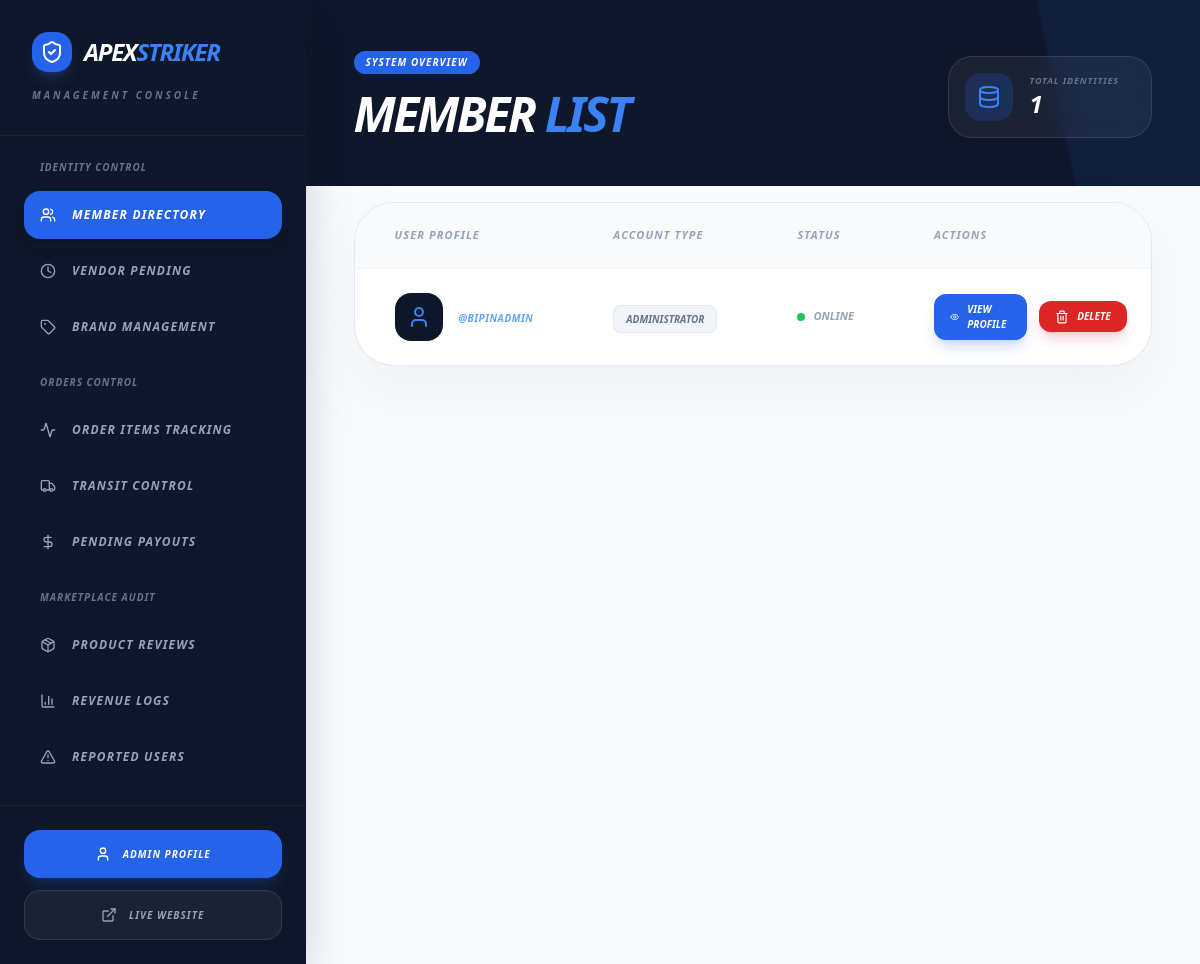
Before: /dashboard/admin/ (signed in) with the older database file.
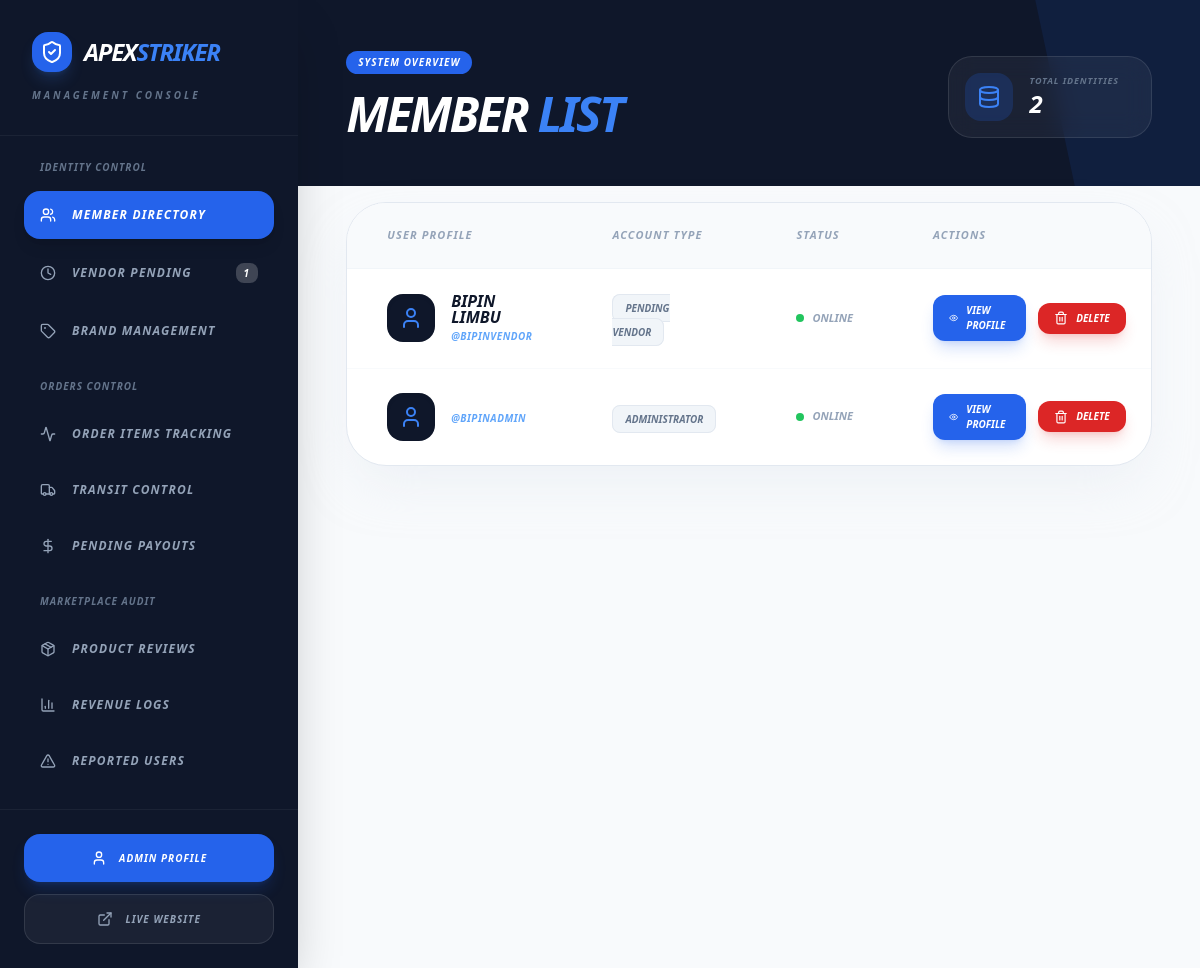
After: the same page with the newer database file.
### as_app/models.py (models this page shows, shortened)
class User(AbstractUser):
    class Role(models.TextChoices):
        ADMIN = 'admin', 'Admin'
        VENDOR = 'vendor', 'Vendor'
        CUSTOMER = 'customer', 'Customer'
    phone = models.CharField(max_length=20, blank=True)
    address = models.TextField(blank=True)
    role = models.CharField(max_length=20, choices=Role.choices, default=Role.CUSTOMER)
    profile_picture = models.ImageField(upload_to='images/user/', blank=True, null=True)
    auth_token = models.CharField(max_length=255, blank=True, null=True)
    is_verified = models.BooleanField(default=False)

### as_app/views/dashboard.py (the view, shortened to what this page needs)
# urls.py: path('dashboard/admin/', admin_dashboard_view, name='admin_dashboard'),
@login_required
def admin_dashboard_view(request):
    if request.user.role != 'admin':
        messages.error(request, "You are not authorized to access the admin dashboard.")
        return redirect('/')
    section = request.GET.get('section', 'member-list')
    context = {
        'section' : section,
        'total_pending_vendors': Vendor.objects.filter(status=Vendor.Status.PENDING).count(),
        'total_pending_payouts': Disbursement.objects.filter(is_transferred=False).count(),
        'total_products_reviews': 350,
        'total_admin_revenue': sum(disbursement.admin_commission for disbursement in Disbursement.objects.filter(is_transferred=True)),
        'total_vendor_revenue': sum(disbursement.payout_amount for disbursement in Disbursement.objects.filter(is_transferred=True)),
        'total_revenue': sum(disbursement.total_amount for disbursement in Disbursement.objects.filter(is_transferred=True)),
        'total_reported_users': Report.objects.filter(is_resolved=False).count(),
    }
    if section == 'member-list':
        context['members'] = User.objects.all().order_by('-date_joined')
    elif section == 'pending-vendors':
        context['vendors'] = Vendor.objects.filter(status=Vendor.Status.PENDING).order_by('-requested_on')
    elif section == 'brand-management':
        context['brands'] = Brand.objects.all()
    elif section == 'shipping-control':
        context['shipping_orders'] = Order.objects.all().order_by('-created_at')
    elif section == 'pending-payout':
        context['pending_payouts'] = Disbursement.objects.filter(is_transferred=False).order_by('-created_at')
    elif section == 'product-reviews':
        context['product_reviews'] = Review.objects.all().order_by('-created_at')
    elif section == 'revenue-logs':
        context['revenue_logs'] = Disbursement.objects.filter(is_transferred=True).order_by('-created_at')
    elif section == 'reported-users':
        context['reported_users'] = Report.objects.all().order_by('-created_at')
    return render(request, 'dashboard/admin_dashboard.html', context)

### as_app/templates/dashboard/admin_dashboard.html (shortened to what the changed rows need)
<!DOCTYPE html>
<html lang="en">
<head>
    {% load static %}
    <link href="{% static 'css/styles.css' %}" rel="stylesheet" />
</head>
<body class="bg-slate-50 flex min-h-screen overflow-hidden">
    <aside class="w-80 bg-slate-900 text-white flex flex-col shadow-2xl relative z-30">
        <div class="p-8 border-b border-white/5">
            <div class="flex items-center gap-3">
                <h1 class="text-2xl font-black italic tracking-tighter uppercase">
                    Apex<span class="text-blue-500">Striker</span>
                </h1>
            </div>
        </div>
        <nav class="flex-grow p-6 space-y-6 overflow-y-auto">
            <div class="space-y-2">
                <a href="?section=pending-vendors" class="flex items-center gap-4 px-4 py-4 rounded-2xl {% if section == 'pending-vendors' %}bg-blue-600 text-white shadow-lg{% else %}text-slate-400 hover:bg-blue-600 hover:text-white{% endif %} font-black italic uppercase text-xs tracking-widest transition-all mt-1 group">
                    <i data-lucide="clock" class="w-4 h-4 group-hover:scale-110 transition-transform"></i>
                    Vendor Pending
                    {% if total_pending_vendors > 0 %}
                        <span class="ml-auto bg-white/20 text-white px-2 py-0.5 rounded-lg text-[10px]"> {{ total_pending_vendors }}</span>
                    {% endif %}
                </a>
            </div>
        </nav>
    </aside>
    <main class="flex-grow flex flex-col h-screen overflow-y-auto">
        {% if section == 'member-list' or not section %}
        {% include 'dashboard/admin/_member_list.html' %}
        {% elif section == 'pending-vendors' %}
        {% include 'dashboard/admin/_pending_vendors.html' %}
        {% elif section == 'brand-management' %}
        {% include 'dashboard/admin/_brand_management.html' %}
        {% elif section == 'order-items-tracking' %}
        {% include 'dashboard/admin/_order_items_tracking.html' %}
        {% elif section == 'shipping-control' %}
        {% include 'dashboard/admin/_shipping_control.html' %}
        {% elif section == 'pending-payout' %}
        {% include 'dashboard/admin/_pending_payout.html' %}
        {% elif section == 'product-reviews' %}
        {% include 'dashboard/admin/_product_reviews.html' %}
        {% elif section == 'revenue-logs' %}
        {% include 'dashboard/admin/_revenue_logs.html' %}
        {% elif section == 'reported-users' %}
        {% include 'dashboard/admin/_reported_users.html' %}
        {% endif %}
    </main>
</body>
</html>

### as_app/templates/dashboard/admin/_member_list.html (shortened to what the changed rows need)
<div class="bg-slate-900 p-12 relative overflow-hidden">
        <div class="relative z-10 flex justify-between items-end">
            <div>
                <h2 class="text-5xl font-black text-white italic uppercase tracking-tighter">Member <span class="text-blue-500">List</span></h2>
            </div>
            <div class="bg-white/5 border border-white/10 p-4 rounded-3xl backdrop-blur-md flex items-center gap-4">
                <div class="pr-4">
                    <p class="text-[9px] font-black text-slate-500 uppercase italic tracking-widest">Total Identities</p>
                    <p class="text-2xl font-black text-white italic">{{ members.count }}</p>
                </div>
            </div>
        </div>
    </div>
    <div class="p-12 -mt-8 relative z-20">
        <div class="bg-white rounded-[2.5rem] border border-slate-200 shadow-2xl shadow-slate-200/50 overflow-hidden">
            <table class="w-full text-left">
                <thead>
                    <tr class="bg-slate-50 border-b border-slate-100">
                        <th class="px-10 py-6 text-[11px] font-black text-slate-400 uppercase italic tracking-widest">User Profile</th>
                        <th class="px-10 py-6 text-[11px] font-black text-slate-400 uppercase italic tracking-widest">Account Type</th>
                        <th class="px-10 py-6 text-[11px] font-black text-slate-400 uppercase italic tracking-widest">Status</th>
                        <th class="px-10 py-6 text-[11px] font-black text-slate-400 uppercase italic tracking-widest">Actions</th>
                    </tr>
                </thead>
                <tbody class="divide-y divide-slate-50">
                    {% for member in members %}
                    <tr class="hover:bg-slate-50 transition-colors group">
                        <td class="px-10 py-6">
                            <div class="flex items-center gap-4">
                                <div class="relative h-12 w-12 shrink-0">
                                    {% if member.profile_picture %}
                                        <img src="{{ member.profile_picture.url }}"
                                            class="h-full w-full object-cover rounded-2xl shadow-md border border-slate-100">
                                    {% else %}
                                        <div class="h-full w-full bg-slate-900 rounded-2xl flex items-center justify-center text-blue-500 font-black italic shadow-inner">
                                            <i data-lucide="user" class="w-6 h-6"></i>
                                        </div>
                                    {% endif %}
                                </div>
                                <div>
                                    <p class="font-black text-slate-900 italic uppercase leading-none mb-1">{{ member.first_name }} {{ member.last_name }}</p>
                                    <p class="text-[10px] text-blue-400 font-bold italic uppercase tracking-wider">@{{ member.username }}</p>
                                </div>
                            </div>
                        </td>
                        <td class="px-10 py-6">
                            {% if member.role == 'admin' %}
                                <span class="text-[10px] font-black text-slate-500 bg-slate-100 px-3 py-1.5 rounded-lg uppercase italic border border-slate-200">Administrator</span>
                            {% elif member.role == 'vendor' and member.vendor_profile.status == 'pending' %}
                                <span class="text-[10px] font-black text-slate-500 bg-slate-100 px-3 py-1.5 rounded-lg uppercase italic border border-slate-200">Pending Vendor</span>
                            {% elif member.role == 'vendor' and member.vendor_profile.status == 'approved' %}
                                <span class="text-[10px] font-black text-slate-500 bg-slate-100 px-3 py-1.5 rounded-lg uppercase italic border border-slate-200">Trusted Vendor</span>
                            {% elif member.role == 'vendor' and member.vendor_profile.status == 'rejected' %}
                                <span class="text-[10px] font-black text-slate-500 bg-slate-100 px-3 py-1.5 rounded-lg uppercase italic border border-slate-200">Rejected Vendor</span>
                            {% elif member.role == 'customer' and member.is_verified %}
                                <span class="text-[10px] font-black text-slate-500 bg-slate-100 px-3 py-1.5 rounded-lg uppercase italic border border-slate-200">Verified Customer</span>
                            {% else %}
                                <span class="text-[10px] font-black text-slate-500 bg-slate-100 px-3 py-1.5 rounded-lg uppercase italic border border-slate-200">Customer</span>
                            {% endif %}
                        </td>
                        <td class="px-10 py-6">
                            <div class="flex items-center gap-2 text-slate-400">
                                {% if member.is_active %}
                                <div class="h-2 w-2 rounded-full bg-green-500"></div>
                                <p class="text-[11px] font-black italic uppercase">Online</p>
                                {% else %}
                                <div class="h-2 w-2 rounded-full bg-slate-300"></div>
                                <p class="text-[11px] font-black italic uppercase">Offline</p>
                                {% endif %}
                            </div>
                        </td>
                        <td class="px-10 py-6">
                            <div class="flex items-center gap-3">
                                <a href="/profile/{{ member.id }}/"
                                class="flex items-center gap-2 bg-blue-600 text-white px-4 py-2 rounded-xl font-black italic uppercase text-[10px] hover:bg-blue-700 transition-all shadow-lg shadow-blue-600/20">
                                    <i data-lucide="eye" class="w-3.5 h-3.5"></i> View Profile
                                </a>
                                <form method="POST" action="/profile/delete/{{ member.id }}/" onsubmit="return confirm('Are you sure you want to delete this member?');">
                                    <button type="submit" class="flex items-center gap-2 bg-red-600 text-white px-4 py-2 rounded-xl font-black italic uppercase text-[10px] hover:bg-red-700 transition-all shadow-lg shadow-red-600/20 active:scale-95">
                                        <i data-lucide="trash-2" class="w-3.5 h-3.5"></i> Delete
                                    </button>
                                </form>
                            </div>
                        </td>
                    </tr>
                    {% empty %}
                        <div class="bg-white rounded-xl border border-slate-200 shadow-sm p-12 text-center">
                            <i data-lucide="inbox" class="w-12 h-12 mx-auto mb-4 text-slate-300"></i>
                            <p class="text-sm font-black text-slate-500 uppercase italic tracking-widest">No members found.</p>
                        </div>
                    {% endfor %}
                </tbody>
            </table>
        </div>
    </div>

Changed rows visible on the page:
added User: first_name "BIPIN", last_name "LIMBU", username "BIPINVENDOR", role "PENDING VENDOR", is_active True (drawn)
Other visible differences:
{{ total_pending_vendors }}: (not shown) → "1"
{{ members.count }}: "1" → "2"
